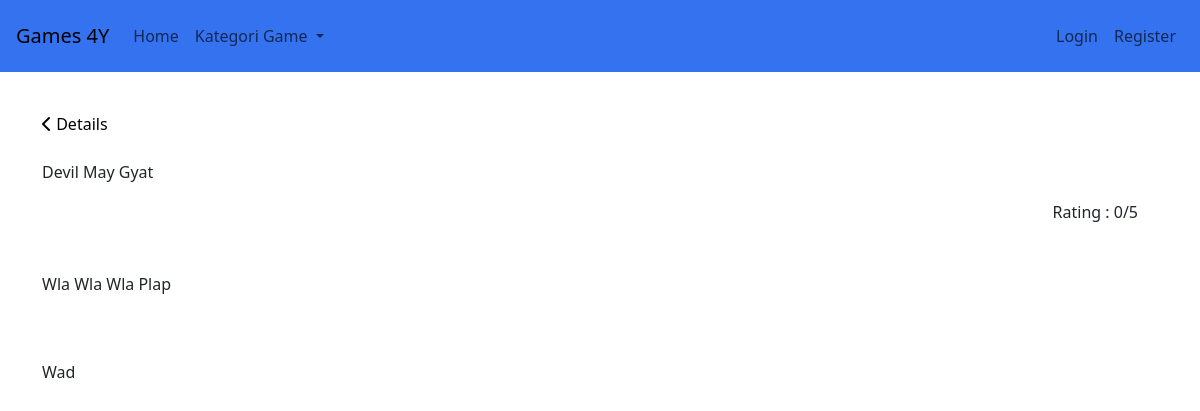
Page /ui/detail.php?gameID=4 on the earlier database version.
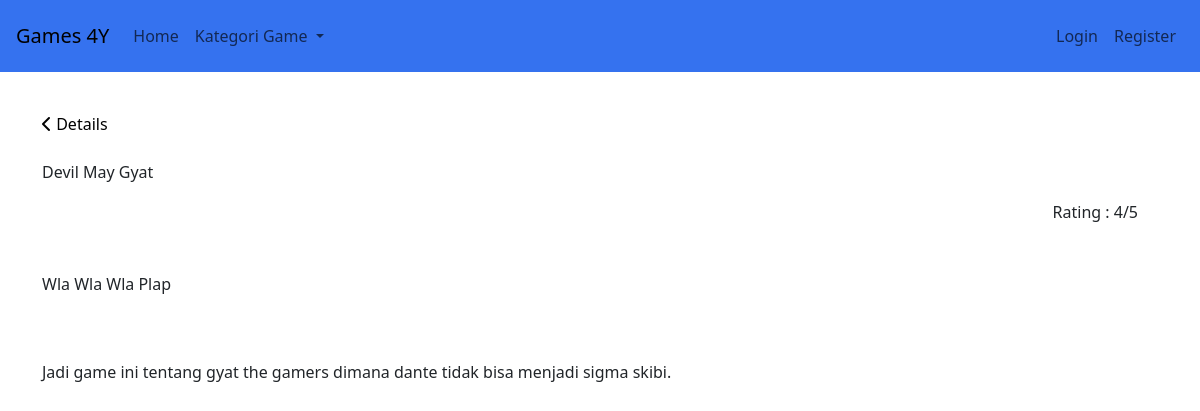
Same page on the later database version.
### tables this page shows
CREATE TABLE `game` (
  `gameID` int(11) NOT NULL,
  `genreID` int(11) DEFAULT NULL,
  `platformID` int(11) DEFAULT NULL,
  `nama` varchar(255) NOT NULL,
  `deskripsi` varchar(1000) DEFAULT 'Wutdehel',
  `rating` int(1) DEFAULT 0,
  `komentar` varchar(5000) DEFAULT NULL
);

### ui/detail.php (the view, shortened to what this page needs)
<?php
include '../db/koneksi.php';
$game = isset($_GET['gameID']) ? $_GET['gameID'] : '1';
$query_game = "SELECT game.gameID as id, game.platformID as platID,
                      game.nama as nama, game.deskripsi, genre.nama as genre,
                      game.komentar, game.rating
               FROM game
               JOIN genre ON game.genreID = genre.genreID
               JOIN platform ON game.platformID = platform.id
               AND game.gameID = ?";
$stmt_game = $conn->prepare($query_game);
$stmt_game->bind_param('s', $game);
$stmt_game->execute();
$result_game = $stmt_game->get_result();
$row_game = mysqli_fetch_assoc($result_game);
?>
<!DOCTYPE html>
<html>
<head>
    <link rel="stylesheet" href="../css/detail.css">
</head>
<body>
    <?php
    include 'navbar.php';
    ?>
    <div class="container mt-5 pt-5">
        <div class="row mt-3">
            <div class="col">
                <a href="game.php" class="riz"><i class="fa-solid fa-chevron-left"></i> Details</a>
            </div>
        </div>
        <div class="row mt-4">
            <div class="col">
                <p class="title">
                    <?php echo $row_game['nama'];?>
                </p>
            </div>
        </div>
        <div class="row top-0 me-2">
            <div class="col top-0 right">
                Rating : <?php echo $row_game['rating'];?>/5
            </div>
        </div>
        <div class="row mt-5">
            <p><?php
            echo $row_game['deskripsi'];
            ?>
            </p>
        </div>
        <div class="row mt-5">
            <p><?php
            echo $row_game['komentar'];
            ?>
            </p>
        </div>
    </div>
</body>
</html>

Differences in the rows shown:
changed game "Devil May Gyat": rating "0" → "4"; komentar "Wad" → "Jadi game ini tentang gyat the gamers dimana dante tidak bisa menjadi sigma skibi."
